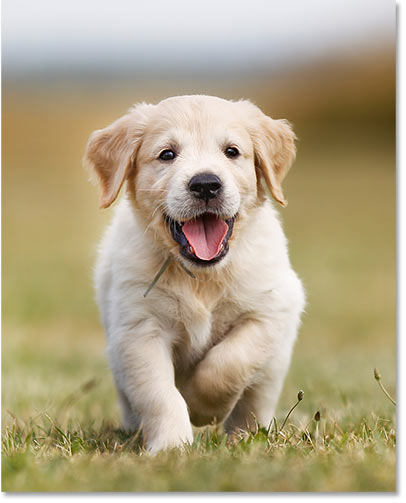
#> input picture tools/dog.jpg, 406 x 503 px
$ python image_converter.py
#> lines starting #> are read from the running program, lines starting #| are printed output that depends on the picture
#!/usr/bin/env python
# coding: utf-8

# In[ ]:


import PIL
from PIL import Image
import numpy as np
import sys


# In[ ]:


# display an error message and quit
# [6 lines left out: function error, not called in this run]


# In[ ]:


# add the alpha channel, the image must not have it already
def addAlphaChannel(ar):
    if ar.shape[2] != 3:
        error(f"*** Unsupported image type (this image has {ar.shape[2]} color channels when it should be 3 or 4) ***")
    B = np.full((ar.shape[0], ar.shape[1] ,1),255)
    ar = np.concatenate((ar,B),axis=2)
    return ar

# Return the minimum alpha value of all pixels in the image
# [36 lines left out: functions minAlpha, premultiply, convertRGB565, setTransparentColor, not called in this run]


# In[ ]:


def RGB565(col):
    return f"C({col[0]},{col[1]},{col[2]})"

def RGB24(col):
    return f"C({col[0]},{col[1]},{col[2]})"

def RGB32(col):
    return f"C({col[0]},{col[1]},{col[2]},{col[3]})"

def RGBf(col):
    return f"C({float(col[0])/255.0}f,{float(col[1])/255.0}f,{float(col[2])/255.0}f)"

# [35 lines left out: functions color, colorTypeSize, defineC, not called in this run]


def colorName(color_type):
    color_type = color_type.lower()
    if (color_type == "rgb565") or (color_type.lower() == "rgb16"):
        return "RGB565";
    elif  color_type == "rgb24":
        return "RGB24";
    elif  color_type == "rgb32":
        return "RGB32";
    elif  color_type == "rgbf":
        return "RGBf";
    else:
        return ""


# In[ ]:


# [49 lines left out: function createCPP, not called in this run]


# In[ ]:


# get the file name
while True:
    try:
        filename = input("Image filename ? ")
#> the answer given: dog.jpg
        image = Image.open(filename)
#> image is the input picture: PIL image 406x503 RGB; mean R, G, B 176.7, 164, 133.8
        break
    except:
        print(f"\n*** cannot open image file [{filename}]... ***\n\n")

arim = np.asarray(image,dtype=int)
if len(arim.shape) != 3:
    error("Unsupported image type !")

arim = np.copy(arim.transpose((1, 0, 2))) # reorder width/height
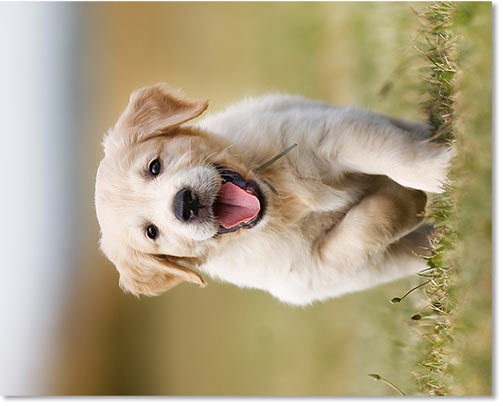
#> arim: shape (406, 503, 3) int64; mean R, G, B 176.7, 164, 133.8
width = arim.shape[0]
#> width = 406
height = arim.shape[1]
#> height = 503
nbchannels = arim.shape[2]
#> nbchannels = 3
print(f"\nImage size : {width}x{height} with {nbchannels} color channels\n")
#| Image size : 406x503 with 3 color channels

# deal with transparency in the source image
if nbchannels == 4:
    minalpha = minAlpha(arim)
    if (minalpha == 255):
        print("- this image has an alpha channel but all pixels are fully opaque.\n")
    else:
        print("- this image uses transparency.\n")
        ans = input("Do you want to convert colors to pre-multiplied alpha (Y/n)?")
        if not (ans.lower() =='n'):
            arim = premultiply(arim)
else:
    arim = addAlphaChannel(arim)
    minalpha = 255

# Choose output color type
while True:
#> (the run stopped early here; a loop or call above may not have finished)
